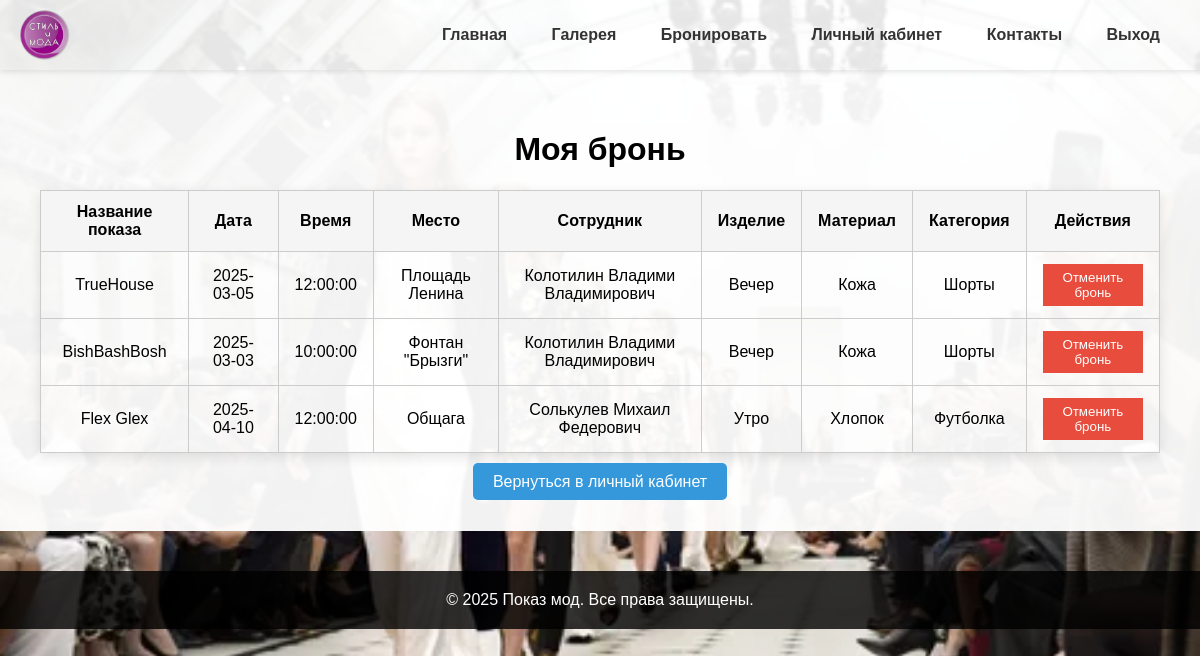
/my_bookings.php (signed in), run on the app's committed database.
### tables this page shows
CREATE TABLE `bookings` (
  `id` int(11) NOT NULL,
  `user_id` int(11) NOT NULL,
  `pokaz_id` int(11) NOT NULL,
  `booking_date` timestamp NULL DEFAULT CURRENT_TIMESTAMP
);

CREATE TABLE `pokaz` (
  `id_pokaz` int(11) NOT NULL,
  `nazvanie` text,
  `date` date DEFAULT NULL,
  `time` time DEFAULT NULL,
  `place` text,
  `image` text,
  `id_izdelia` int(11) NOT NULL,
  `id_sotrudnik` int(11) NOT NULL
);

CREATE TABLE `sotrudniki` (
  `id_sotrudnik` int(11) NOT NULL,
  `full_name` text,
  `zp` int(11) DEFAULT NULL,
  `stazh` int(11) DEFAULT NULL,
  `dolzhnost` text,
  `login` text,
  `password` text
);

CREATE TABLE `izdelie` (
  `id_izdelia` int(11) NOT NULL,
  `name` text,
  `price` int(11) DEFAULT NULL,
  `id_material` int(11) NOT NULL,
  `id_kotegory` int(11) NOT NULL
);

CREATE TABLE `material` (
  `id_material` int(11) NOT NULL,
  `naimenovanie` text
);

CREATE TABLE `kategory` (
  `id_kategory` int(11) NOT NULL,
  `nazvanie` text
);

### my_bookings.php (the view, shortened to what this page needs)
<?php
require_once 'db.php';
$user_id = $_SESSION['user']['id_zakazchiki'];
$sql = "
    SELECT
        b.id AS booking_id,
        p.nazvanie AS pokaz,
        p.date AS date,
        p.time AS time,
        p.place AS place,
        s.full_name AS sotrudniki,
        i.name AS izdelie,
        m.naimenovanie AS material,
        k.nazvanie AS kategory
    FROM bookings b
    JOIN pokaz p ON b.pokaz_id = p.id_pokaz
    LEFT JOIN sotrudniki s ON p.id_sotrudnik = s.id_sotrudnik
    LEFT JOIN izdelie i ON p.id_izdelia = i.id_izdelia
    LEFT JOIN material m ON i.id_material = m.id_material
    LEFT JOIN kategory k ON i.id_kotegory = k.id_kategory
    WHERE b.user_id = $user_id
";
$result = mysqli_query($conn, $sql);
?>
<!DOCTYPE html>
<html lang="ru">
<head>
    <link rel="stylesheet" href="style.css">
</head>
<body>
<header>
    <img src="logo.png" class="logo" alt="Логотип">
    <nav>
        <a href="index.php">Главная</a>
        <a href="gallery.php">Галерея</a>
        <a href="booking.php">Бронировать</a>
        <a href="profile.php">Личный кабинет</a>
        <a href="contacts.php">Контакты</a>
        <?php if (!isset($_SESSION['user'])): ?>
            <a href="login.php">Вход</a>
            <a href="register.php">Регистрация</a>
        <?php else: ?>
            <a href="logout.php">Выход</a>
        <?php endif; ?>
    </nav>
</header>
<div class="my-bookings-container">
    <h1 style="text-align:center;">Моя бронь</h1>
    <?php if ($result && mysqli_num_rows($result) > 0): ?>
        <table class="my-bookings-table">
            <thead>
                <tr>
                    <th>Название показа</th>
                    <th>Дата</th>
                    <th>Время</th>
                    <th>Место</th>
                    <th>Сотрудник</th>
                    <th>Изделие</th>
                    <th>Материал</th>
                    <th>Категория</th>
                    <th>Действия</th>
                </tr>
            </thead>
            <tbody>
                <?php while ($row = mysqli_fetch_assoc($result)): ?>
                    <tr>
                        <td><?= htmlspecialchars($row['pokaz']) ?></td>
                        <td><?= htmlspecialchars($row['date']) ?></td>
                        <td><?= htmlspecialchars($row['time']) ?></td>
                        <td><?= htmlspecialchars($row['place']) ?></td>
                        <td><?= htmlspecialchars($row['sotrudniki']) ?></td>
                        <td><?= htmlspecialchars($row['izdelie']) ?></td>
                        <td><?= htmlspecialchars($row['material']) ?></td>
                        <td><?= htmlspecialchars($row['kategory']) ?></td>
                        <td>
                            <form method="POST" action="cancel_booking.php">
                                <button type="submit" class="cancel-button">Отменить бронь</button>
                            </form>
                        </td>
                    </tr>
                <?php endwhile; ?>
            </tbody>
        </table>
    <?php else: ?>
        <p style="text-align:center; color: gray;">У вас нет активных бронирований.</p>
    <?php endif; ?>
    <div style="text-align: center; margin-top: 20px;">
    <a href="profile.php" class="button">Вернуться в личный кабинет</a>
</div>
</div>
<footer>
    &copy; <?= date('Y') ?> Показ мод. Все права защищены.
</footer>
</body>
</html>

### style.css (style rules this page uses)
body { font-family: Arial, sans-serif; margin: 0; padding: 0; background: url('bg.jpg') no-repeat center center fixed; background-size: cover; }
header { background: rgba(255, 255, 255, 0.9); box-shadow: 0 2px 5px rgba(0,0,0,0.1); padding: 10px 20px; display: flex; justify-content: space-between; align-items: center; position: sticky; top: 0; z-index: 1000; }
.logo { height: 50px; width: 50px; border-radius: 50%; object-fit: cover; }
nav a { margin: 0 10px; text-decoration: none; color: #333; font-weight: bold; transition: color 0.3s, background-color 0.3s; padding: 6px 10px; border-radius: 5px; }
footer { background: rgba(0, 0, 0, 0.8); color: white; text-align: center; padding: 20px; margin-top: 40px; }

### my_bookings.php (style rules this page uses)
.my-bookings-container { padding: 40px; background: rgba(255, 255, 255, 0.95); }
.my-bookings-table { width: 100%; border-collapse: collapse; margin-top: 20px; box-shadow: 0 4px 12px rgba(0, 0, 0, 0.1); }
.my-bookings-table th, .my-bookings-table td { padding: 12px 16px; border: 1px solid #ccc; text-align: center; }
.my-bookings-table th { background-color: #f5f5f5; font-weight: bold; }
.cancel-button { background-color: #e74c3c; color: white; border: none; padding: 6px 12px; cursor: pointer; }
.button { background-color: #3498db; color: white; padding: 10px 20px; text-decoration: none; border-radius: 5px; font-size: 16px; }

### data on the page
bookings: pokaz.nazvanie "TrueHouse", pokaz.date "2025-03-05", pokaz.time "12:00:00", pokaz.place "Площадь Ленина", sotrudniki.full_name "Колотилин Владими Владимирович", izdelie.name "Вечер", material.naimenovanie "Кожа", kategory.nazvanie "Шорты"
bookings: pokaz.nazvanie "BishBashBosh", pokaz.date "2025-03-03", pokaz.time "10:00:00", pokaz.place "Фонтан \"Брызги\"", sotrudniki.full_name "Колотилин Владими Владимирович", izdelie.name "Вечер", material.naimenovanie "Кожа", kategory.nazvanie "Шорты"
bookings: pokaz.nazvanie "Flex Glex", pokaz.date "2025-04-10", pokaz.time "12:00:00", pokaz.place "Общага", sotrudniki.full_name "Солькулев Михаил Федерович", izdelie.name "Утро", material.naimenovanie "Хлопок", kategory.nazvanie "Футболка"
